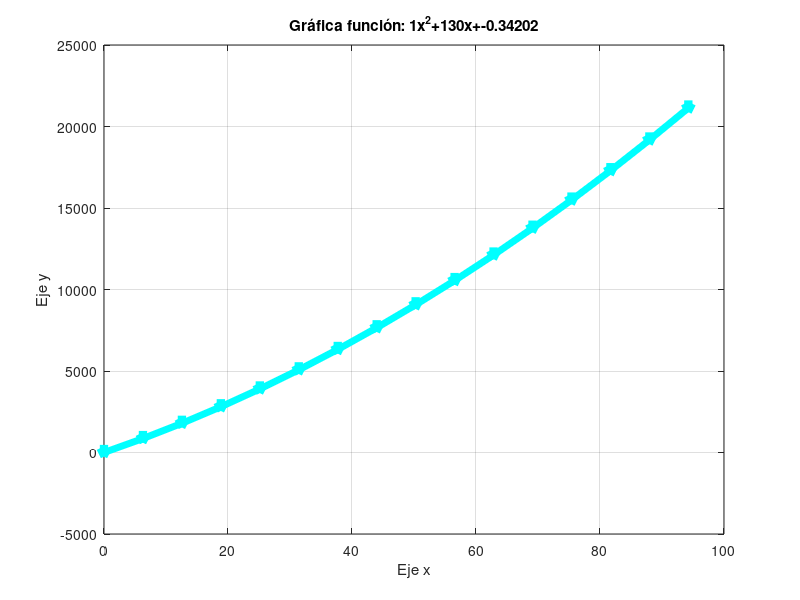

MATLAB code for this plot:
function examenArchivo2()
    funcionCuadratica(1,130,sind(-20));
end

function y = funcionCuadratica(a, b ,c)
    x = 0:2*pi:100;
    y = a*x.^2+b*x+c;

    titulo = sprintf("Gráfica función: %dx^2+%dx+%d",a,b,c);
    plot(x, y, 'cyan', 'LineWidth', 5, 'Marker','v');
    title(titulo), xlabel('Eje x'), ylabel('Eje y');
    grid on;
    
end